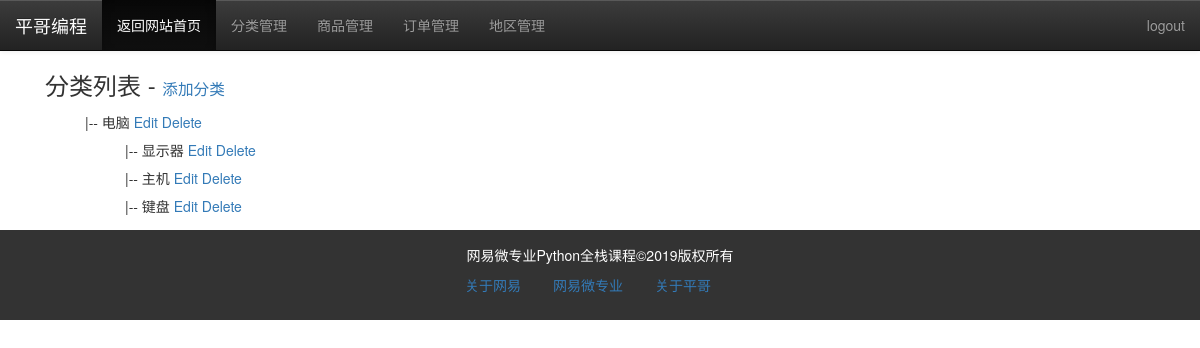
Page /admin/category/manage/ (signed in) on the committed database.
### xp_mall/models/category.py (models this page shows)
class GoodsCategory(db.Model):
    id = db.Column(db.Integer, primary_key=True)
    name = db.Column(db.String(30), unique=True)
    order_id = db.Column(db.Integer)
    parent_id = db.Column(db.Integer, db.ForeignKey('goods_category.id'), default=None)
    goods = db.relationship('Goods', back_populates='category')
    parent = db.relationship('GoodsCategory', back_populates="sub_cates", remote_side=[id])
    sub_cates = db.relationship('GoodsCategory', back_populates="parent", cascade='all, delete-orphan', order_by=order_id)
    def delete(self):
        default_category = GoodsCategory.query.get(1)
        goods_list = self.goods[:]
        for goods in goods_list:
            goods.category = default_category
        db.session.delete(self)
        db.session.commit()

### xp_mall/admin/category.py (the view)
@admin_module.route('/category/manage/', defaults={"parent_id":0}, methods=["GET"])
@admin_module.route('/category/manage/<int:parent_id>', methods=["GET"])
@login_required
def manage_category(parent_id):
    parent_id = parent_id if parent_id else None
    categories = GoodsCategory.query.filter_by(parent_id=parent_id).order_by(GoodsCategory.order_id).all()
    return render_template('admin/category/category_list.html', categories=categories)

### app.py (called while the page is built)
def register_request_handlers(app):
    @app.after_request
    def query_profiler(response):
        for q in get_debug_queries():
            if q.duration >= app.config['XPMALL_SLOW_QUERY_THRESHOLD']:
                app.logger.warning(
                    'Slow query: Duration: %fs\n Context: %s\nQuery: %s\n '
                    % (q.duration, q.context, q.statement)
                )
        return response

### xp_mall/admin/__init__.py (called while the page is built)
@admin_module.before_request
@login_required
def is_admin():
    if not current_user.is_admin :
        return redirect(url_for("login"))

### xp_mall/extensions.py (called while the page is built)
@login_manager.user_loader
def load_user(user_id):
    from xp_mall.models.member import Member
    user = Member.query.get(int(user_id))
    return user

### templates/admin/category/category_list.html (shortened to what this page needs)
{% extends "admin/admin_base.html" %}
{% from "admin/category/category_list_item.html" import category_items %}
{% block content %}
	<div class="container">
        <div class="main col-md-12 col-lg-12 col-xs-12 col-sm-12" >
            <h3>分类列表 - <small><a href="{{ url_for("admin.new_category") }}">添加分类</a> </small></h3>
    {% if categories %}
        <ul>
            {{ category_items(categories) }}
        </ul>
    {% else %}
        <div class="tip"><h5>没有分类</h5></div>
    {% endif %}
        </div>
    </div>
{% endblock %}

### templates/admin/category/category_list_item.html
{% macro category_items(cates) %}
    {% for cate in cates %}
        <li class="cate_li" id="li_{{ cate.id }}">{{ cate.name }}
            <a class="edit-btn"
               href="{{ url_for('.edit_category', category_id=cate.id) }}">Edit</a>
            <a class="delete-btn"
               href="javascript:delete_cate({{ cate.id }})" >Delete
                                </a>
            {% if cate.sub_cates %}
                <ul>
                    {{ category_items(cate.sub_cates) }}
                </ul>
            {% endif %}
        </li>
   {% endfor %}
{% endmacro %}

### rows in the picture
GoodsCategory: name "电脑"
GoodsCategory: name "显示器"
GoodsCategory: name "主机"
GoodsCategory: name "键盘"
